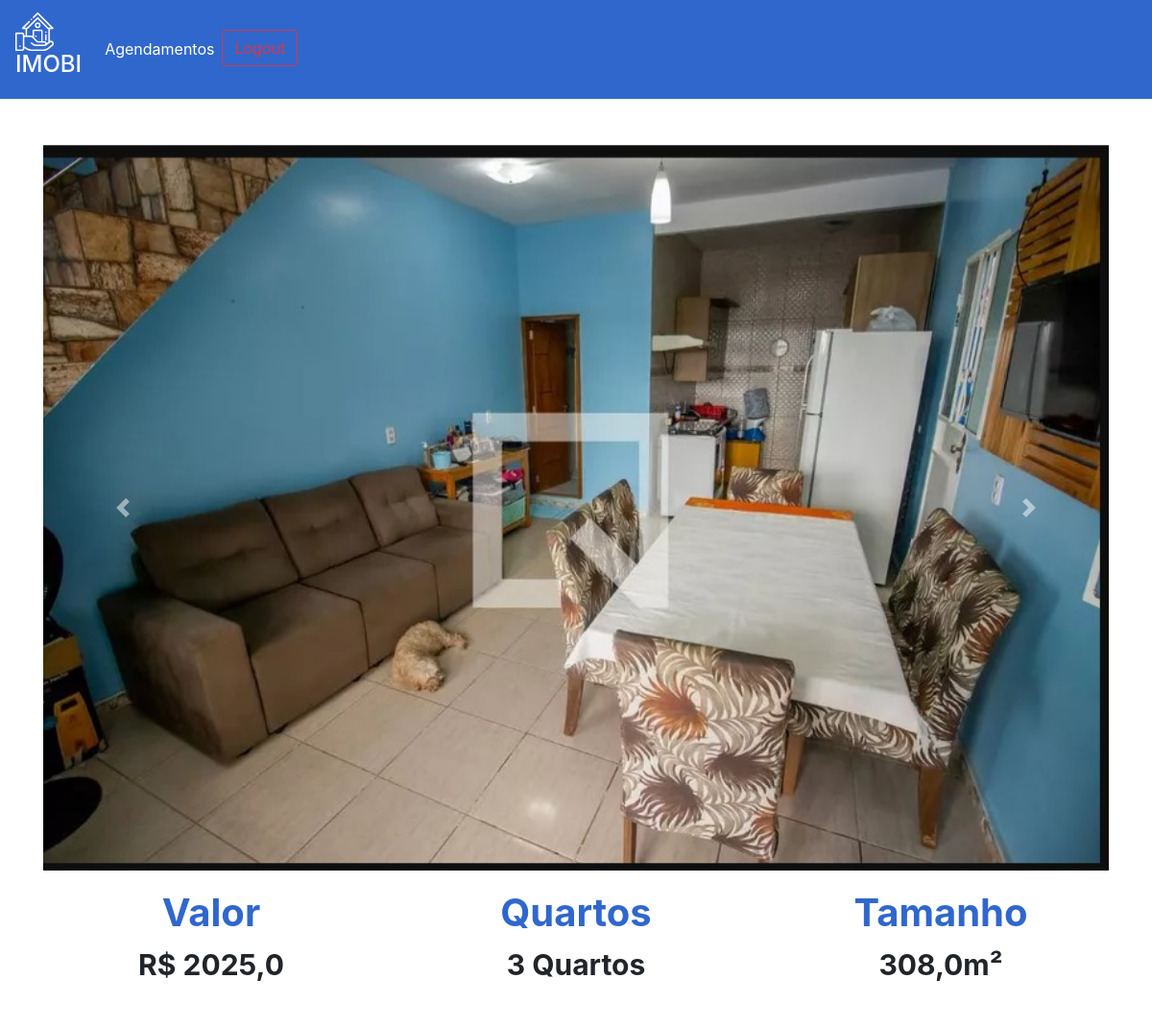
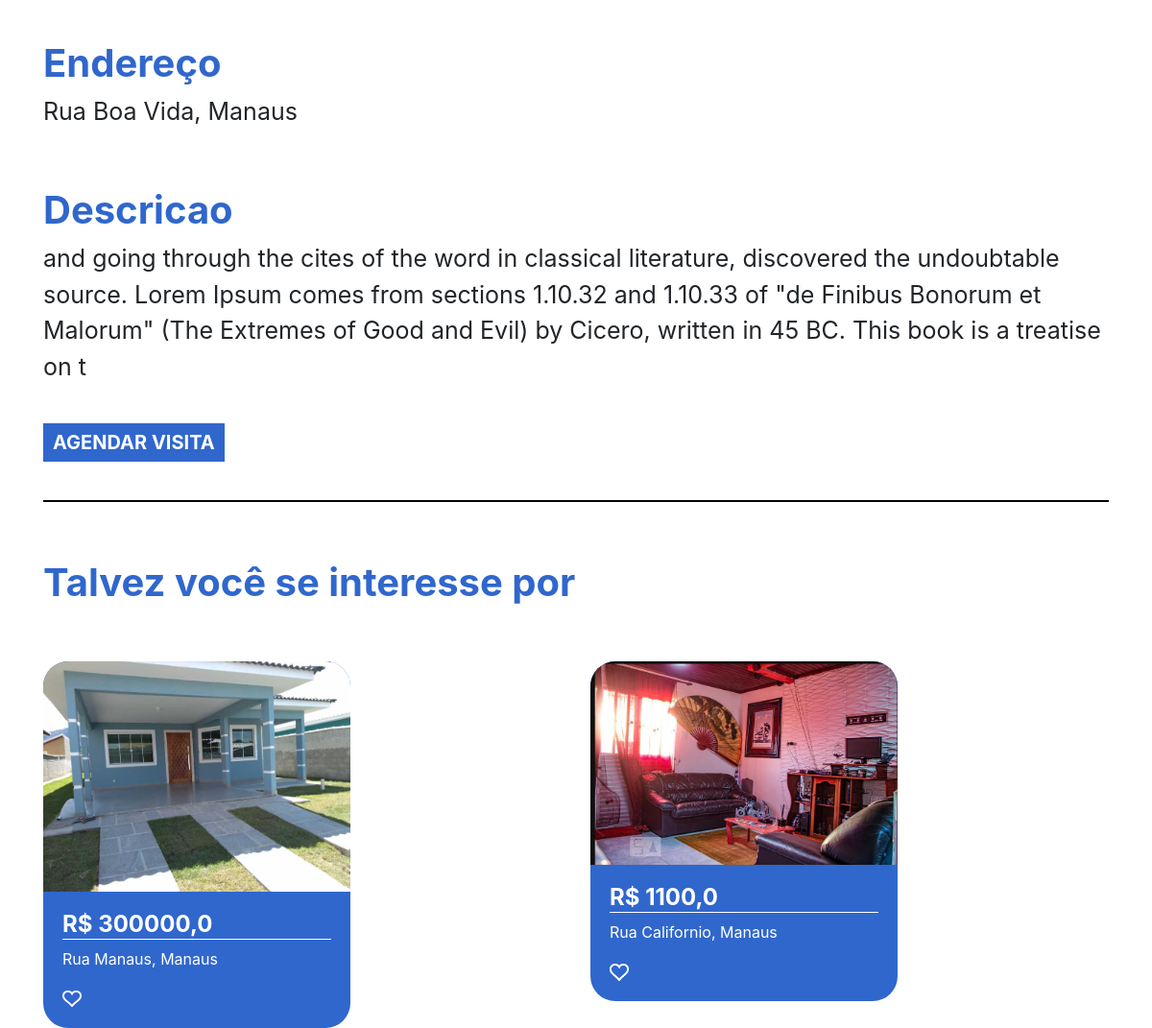
/imovel/4 (signed in), run on the app's committed database (2 pictures, top to bottom).
### plataforma/models.py (models this page shows, shortened)
class Imagem(models.Model):
    img = models.ImageField(upload_to='img')
    def __str__(self) -> str:
        return self.img.url

class Imovei(models.Model):
    choices = (('V', 'Venda'),
    ('A', 'Aluguel'))
    choices_imovel = (('A', 'Apartamento'),
    ('C', 'Casa'))
    imagens = models.ManyToManyField(Imagem)
    valor = models.FloatField()
    quartos = models.IntegerField()
    tamanho = models.FloatField()
    cidade = models.ForeignKey(Cidade, on_delete=models.DO_NOTHING)
    rua = models.CharField(max_length=50)
    tipo = models.CharField(max_length=1, choices=choices)
    tipo_imovel = models.CharField(max_length=1, choices=choices_imovel)
    numero = models.IntegerField()
    descricao = models.TextField()
    dias_visita = models.ManyToManyField(DiasVisita)
    horarios = models.ManyToManyField(Horario)

class Cidade(models.Model):
    nome = models.CharField(max_length=30)
    def __str__(self) -> str:
        return self.nome

### plataforma/views.py (the view)
# urls.py: path('imovel/<str:id>', views.imovel, name="imovel"),
@login_required(login_url='/auth/logar')
def imovel(request, id):
    imovel = get_object_or_404(Imovei, id=id)
    sugestoes = Imovei.objects.filter(cidade=imovel.cidade).exclude(id=id)[:2]
    return render(request, 'imovel.html', {'imovel': imovel, 'sugestoes': sugestoes, 'id': id})

### plataforma/models.py (called while the page is built)
    def __str__(self) -> str:
        return self.dia

    def __str__(self) -> str:
        return str(self.horario)

### plataforma/templates/imovel.html (shortened to what this page needs)
{% extends 'base.html' %}
{% load static %}
{% block 'head' %}
<link rel="stylesheet" href="{% static 'plataforma/css/home.css' %}">
{% endblock %}
{% block 'body' %}
    <div style="text-align: center" class="container">
        <br>
        <br>
        <div id="carouselExampleControls" class="carousel slide" data-ride="carousel">
            <div class="carousel-inner">
                {% for img in imovel.imagens.all %}
                    <div class="carousel-item {% if forloop.first %} active {% endif %}" >
                        <img class="d-block w-100" src="{{img}}" alt="First slide">
                    </div>
                {% endfor %}
            </div>
            <a class="carousel-control-prev" href="#carouselExampleControls" role="button" data-slide="prev">
                <span class="carousel-control-prev-icon" aria-hidden="true"></span>
            </a>
            <a class="carousel-control-next" href="#carouselExampleControls" role="button" data-slide="next">
                <span class="carousel-control-next-icon" aria-hidden="true"></span>
            </a>
        </div>
        <div class="row">
            <div class="col-md">
                <h3 class="titulo_especificacao">Valor</h3>
                <p class="especificacao">R$ {{imovel.valor}}</p>
            </div>
            <div class="col-md">
                <h3 class="titulo_especificacao">Quartos</h3>
                <p class="especificacao">{{imovel.quartos}} Quartos</p>
            </div>
            <div class="col-md">
                <h3 class="titulo_especificacao">Tamanho</h3>
                <p class="especificacao">{{imovel.tamanho}}m²</p>
            </div>
        </div>
        <br>
        <br>
        <div style="text-align: left">
            <h3 class="titulo_especificacao">Endereço</h3>
            <p class="especificacao_endereco">{{imovel.rua}}, {{imovel.cidade }}</p>
        </div>
        <br>
        <div style="text-align: left">
            <h3 class="titulo_especificacao">Descricao</h3>
            <p class="especificacao_endereco">{{imovel.descricao}}</p>
            <br>
            <button class="btn_agendar_visita" data-toggle="modal" data-target="#exampleModal">AGENDAR VISITA</button>
            <br>
            <br>
        </div>
        <hr style="border: 1px solid black">
        <br>
        <div class="div_possivel_interesse">
            <h3 class="titulo_especificacao">Talvez você se interesse por</h3>
            <div class="row">
                {% for sugestao in sugestoes %}
                    <div class="col-md cont">
                        <div class="card_imovel">
                            <img class="img_capa_imovel" src="{{sugestao.imagens.all.0.img.url}}">
                            <div class="informacoes_imoveis">
                                <a class="a_none" href="{% url 'imovel' sugestao.id %}"><h4 class="valor">R$ {{sugestao.valor}}</h4></a>
                                <p>{{sugestao.rua}}, {{sugestao.cidade}}</p>
                                <img width="7%" src="{% static 'plataforma/img/heart.png' %}">
                            </div>
                        </div>
                    </div>
                {% endfor %}
            </div>
        </div>
    </div>
{% endblock %}

### templates/static/plataforma/css/home.css (style rules this page uses)
.card_imovel { background-color: #3067cd; width: 20rem; margin-top: 50px; border-radius: 26px; }
.img_capa_imovel { width: 100%; border-top-left-radius: 26px; border-top-right-radius: 26px; }
.informacoes_imoveis { padding: 20px; color: white; }
.valor { font-weight: bold; border-bottom: 1px solid white; }
.a_none { color: white; }
.titulo_especificacao { color: #3067cd; font-weight: bold; margin-top: 20px; font-size: 40px; }
.especificacao { font-size: 30px; font-weight: bold; }
.especificacao_endereco { font-size: 25px; }
.btn_agendar_visita { border: none; background-color: #3067cd; color: white; font-weight: bold; font-size: 20px; padding: 5px 10px 5px 10px; }
.div_possivel_interesse { text-align: left; }

### data on the page
Imagem: img (picture)
Imovei: valor "2025,0", quartos "3", tamanho "308,0", rua "Rua Boa Vida", cidade "Manaus", descricao "and going through the cites of the word in classical literature, discovered the undoubtable source. Lorem Ipsum comes from sections 1.10.32 and 1.10.33 of \"de Finibus Bonorum et Malorum\" (The Extremes of Good and Evil) by Cicero, written in 45 BC. This book is a treatise on t"
Imovei: imagens.all.0.img (picture), valor "300000,0", rua "Rua Manaus", cidade "Manaus"
Imovei: imagens.all.0.img (picture), valor "1100,0", rua "Rua Californio", cidade "Manaus"
